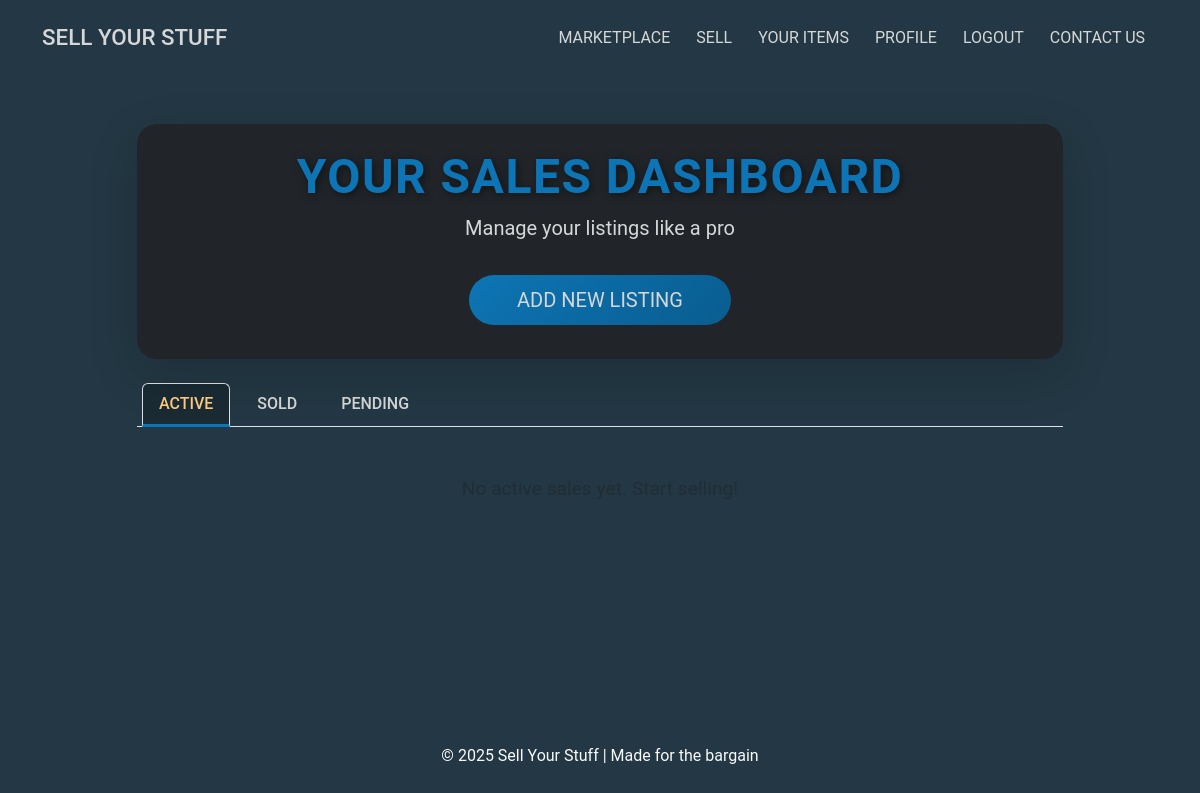
/sales/ (signed in), run on an earlier commit of the app's database.
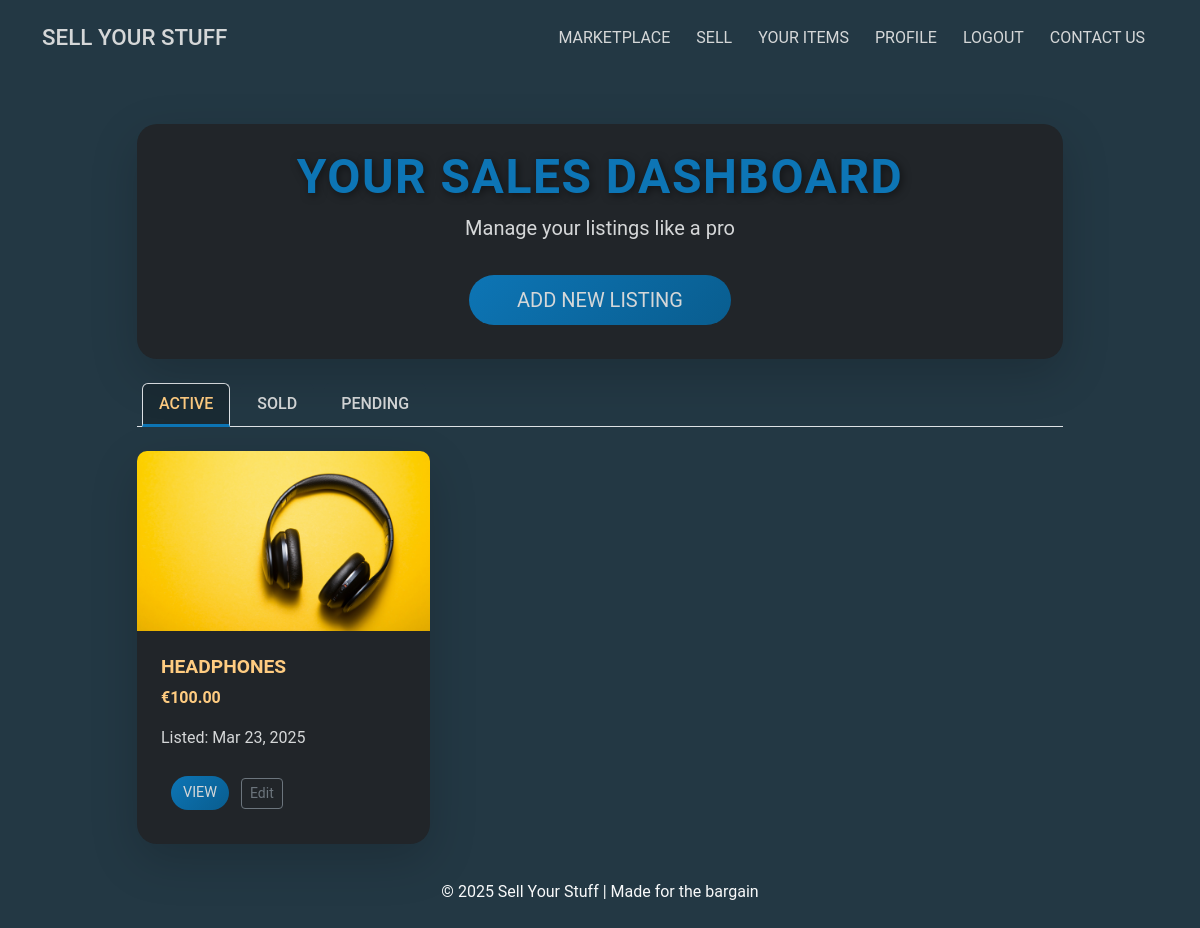
And on a later commit of the database.
### sales/models.py (models this page shows, shortened)
class Sale(models.Model):
    STATUS_CHOICES = [
        ("available", "Available"),
        ("sold", "Sold"),
        ("pending", "Pending"),  # Pending approval by seller
    ]
    user = models.ForeignKey(User, on_delete=models.CASCADE)  # Seller
    title = models.CharField(max_length=200)
    description = models.TextField()
    price = models.DecimalField(max_digits=10, decimal_places=2)
    main_image = models.ImageField(
        upload_to="product_images/", blank=True, null=True
    )  # Main image
    image_1 = models.ImageField(upload_to="product_images/", blank=True, null=True)
    image_2 = models.ImageField(upload_to="product_images/", blank=True, null=True)
    image_3 = models.ImageField(upload_to="product_images/", blank=True, null=True)
    video = models.FileField(
        upload_to="product_videos/", blank=True, null=True
    )  # Video upload field
    status = models.CharField(
        max_length=20,
        choices=[("available", "Available"), ("pending", "Pending"), ("sold", "Sold")],
        default="available",
    )
    created_at = models.DateTimeField(auto_now_add=True)
    updated_at = models.DateTimeField(auto_now=True)  # Updates on save

### sales/views.py (the view)
# urls.py: path("", views.sales_list, name="sales_list"),
@login_required
def sales_list(request):
    active_sales = Sale.objects.filter(user=request.user, status="available").order_by(
        "-created_at"
    )
    sold_purchases = (
        Purchase.objects.filter(sale__user=request.user)
        .select_related("sale")
        .order_by("-purchased_at")
    )
    pending_sales = Sale.objects.filter(user=request.user, status="pending").order_by(
        "-created_at"
    )
    return render(
        request,
        "sales/sales_list.html",
        {
            "active_sales": active_sales,
            "sold_purchases": sold_purchases,
            "pending_sales": pending_sales,
        },
    )

### sell_ur_stuff_site/context_processors.py (called while the page is built)
def unread_notifications(request):
    if request.user.is_authenticated:
        unread_count = Notification.objects.filter(
            user=request.user, is_read=False
        ).count()
    else:
        unread_count = 0
    return {"unread_notifications": unread_count}

### sales/templates/sales/sales_list.html (shortened to what this page needs)
{% extends "base.html" %}
{% load static %}
{% block content %}
<div class="container mt-5">
    <div class="row justify-content-center mb-4 animate__animated animate__fadeIn">
        <div class="col-lg-10">
            <div class="card bg-dark text-light shadow-lg border-0">
                <div class="card-body text-center p-4">
                    <h1 class="display-5 fw-bold text-uppercase sales-dashboard-title">
                        Your Sales Dashboard
                    </h1>
                    <p class="lead lead-secondary">Manage your listings like a pro</p>
                    <a href="{% url 'sale_create' %}" class="btn btn-success btn-lg px-5 mt-3 btn-custom">
                        Add New Listing
                    </a>
                </div>
            </div>
        </div>
    </div>
    <div class="row justify-content-center">
        <div class="col-lg-10">
            <ul class="nav nav-tabs mb-4" id="salesTabs" role="tablist">
                <li class="nav-item" role="presentation">
                    <button class="nav-link active tab-link" id="active-tab" data-bs-toggle="tab" data-bs-target="#active" type="button" role="tab" aria-controls="active" aria-selected="true">
                        Active
                    </button>
                </li>
                <li class="nav-item" role="presentation">
                    <button class="nav-link tab-link" id="sold-tab" data-bs-toggle="tab" data-bs-target="#sold" type="button" role="tab" aria-controls="sold" aria-selected="false">
                        Sold
                    </button>
                </li>
                <li class="nav-item" role="presentation">
                    <button class="nav-link tab-link" id="pending-tab" data-bs-toggle="tab" data-bs-target="#pending" type="button" role="tab" aria-controls="pending" aria-selected="false">
                        Pending
                    </button>
                </li>
            </ul>
            <div class="tab-content" id="salesTabContent">
                <div class="tab-pane fade show active" id="active" role="tabpanel" aria-labelledby="active-tab">
                    <div class="row g-4">
                        {% for sale in active_sales %}
                            <div class="col-md-6 col-lg-4">
                                <div class="card bg-dark text-light shadow-lg border-0 h-100 animate__animated animate__fadeInUp card-animate">
                                    {% if sale.main_image %}
                                        <img src="{{ sale.main_image.url }}" class="card-img-top sale-image" alt="{{ sale.title }}" height="180" width="300">
                                    {% else %}
                                        <img src="https://via.placeholder.com/300" class="card-img-top sale-image" alt="No Image" height="180" width="300">
                                    {% endif %}
                                    <div class="card-body d-flex flex-column p-4">
                                        <h5 class="card-title fw-bold card-title-custom">{{ sale.title|truncatechars:20 }}</h5>
                                        <p class="card-text card-text-hover-color">€{{ sale.price }}</p>
                                        <p class="small_text">Listed: {{ sale.created_at|date:"M d, Y" }}</p>
                                        <div class="mt-auto">
                                            <a href="{% url 'sale_detail' sale.id %}" class="btn btn-primary btn-sm me-2 btn-custom">View</a>
                                            <a href="{% url 'sale_update' sale.id %}" class="btn btn-outline-secondary btn-sm btn-custom-outline">Edit</a>
                                        </div>
                                    </div>
                                </div>
                            </div>
                        {% empty %}
                            <div class="col-12 text-center py-4">
                                <p class="text-muted empty-text">No active sales yet. Start selling!</p>
                            </div>
                        {% endfor %}
                    </div>
                </div>
            </div>
        </div>
    </div>
</div>
{% endblock content %}

### templates/base.html (shortened to what this page needs)
{% load static %}
<!DOCTYPE html>
<html lang="en">
<head>
    <link href="https://cdn.jsdelivr.net/npm/bootstrap@5.3.0/dist/css/bootstrap.min.css" rel="stylesheet">
    <link rel="stylesheet" href="https://cdn.jsdelivr.net/npm/bootstrap-icons@1.10.5/font/bootstrap-icons.css">
    <link rel="stylesheet" href="https://cdnjs.cloudflare.com/ajax/libs/animate.css/4.1.1/animate.min.css"/>
    <link rel="stylesheet" href="{% static 'css/styles.css' %}">
</head>
<body class="d-flex flex-column min-vh-100">
    <nav class="navbar navbar-expand-lg navbar-dark">
        <div class="container">
            <a class="navbar-brand" href="{% url 'home' %}">SELL YOUR STUFF</a>
            <div class="collapse navbar-collapse" id="navbarNav">
                <ul class="navbar-nav ms-auto">
                    <li class="nav-item">
                        <a class="nav-link" href="{% url 'market_list' %}">Marketplace</a>
                    </li>
                    {% if user.is_authenticated %}
                        <li class="nav-item">
                            <a class="nav-link" href="{% url 'sale_create' %}">Sell</a>
                        </li>
                        <li class="nav-item">
                            <a class="nav-link" href="{% url 'sales_list' %}">Your Items</a>
                        </li>
                        <li class="nav-item">
                            <a class="nav-link" href="{% url 'profile' %}">
                                Profile
                            </a>
                        </li>
                        <li class="nav-item">
                            <a class="nav-link" href="{% url 'account_logout' %}">Logout</a>
                        </li>
                    {% endif %}
                    <li class="nav-item">
                            <a class="nav-link" href="{% url 'contact' %}">Contact Us</a>
                        </li>
                </ul>
            </div>
        </div>
    </nav>
    <main class="main-content flex-grow-1">
            {% block content %}{% endblock content %}
    </main>
    <footer class="text-center py-3 text-light">
        <p>© 2025 Sell Your Stuff | Made for the bargain</p>
    </footer>
</body>
</html>

### static/css/styles.css (style rules this page uses)
:root { --main-bg-color: #233844; --main-bg-shadow: #233844b7; --secondary-bg-color: #3e4f5e5c; --main-font-color: #0d75b5; --secondary-font-color: #d5d7d8; --hover-color: #ffcc81; --shadow-color: rgba(0, 0, 0, 0.5); --dark-bg-color: #1a2b34; --border-radius-standard: 10px; --border-radius-rounded: 25px; --transition-standard: all 0.3s ease; }
* { margin: 0; padding: 0; box-sizing: border-box; }
body { font-family: 'Roboto', sans-serif; background-color: var(--main-bg-color); color: var(--secondary-font-color); }
.main-content { height: auto; flex: 1 0 auto; }
h1, h2, h5 { text-transform: uppercase; }
a { text-decoration: none; color: inherit; }
.display-5 { font-weight: 700; letter-spacing: 1.5px; }
.lead { font-weight: 400; }
.navbar { display: flex; justify-content: space-between; align-items: center; padding: 1rem; text-transform: uppercase; color: var(--secondary-font-color); }
.navbar-brand { color: var(--secondary-font-color); font-size: 1.4rem; font-weight: 500; }
.nav-link { color: var(--secondary-font-color); margin: 0 5px; transition: color 0.3s ease; }
.btn-custom { background: linear-gradient(135deg, var(--main-font-color), #095d8f); color: var(--secondary-font-color); border: none; padding: 10px 20px; border-radius: 25px; margin: 10px; text-transform: uppercase; transition: var(--transition-standard); }
.btn-custom.btn-sm { padding: 6px 12px; font-size: 0.9rem; }
.card { border: 1px solid #333; color: var(--secondary-font-color); border-radius: 20px; }
.card-animate { transition: transform 0.3s ease; }
.card-title-custom, .card-title-secondary { color: var(--secondary-font-color); font-size: 1.2rem; }
.card-text-hover-color { color: var(--hover-color); font-weight: 600; }
.profile-header, .card-title-hover-color, .sold-items-title, .card-title { color: var(--hover-color); }
.sales-dashboard-title { color: var(--main-font-color); text-shadow: 2px 2px 8px var(--shadow-color); transition: color 0.3s ease; }
.lead-secondary { color: var(--secondary-font-color); }
.tab-link { background-color: var(--main-bg-color); color: var(--secondary-font-color); border: none; font-weight: 500; text-transform: uppercase; transition: color 0.3s ease, background-color 0.3s ease; }
.nav-tabs .nav-link.active { background-color: #1a2b34; color: var(--hover-color); border-bottom: 3px solid var(--main-font-color); }
.sale-image { object-fit: cover; height: 180px; width: 100%; border-top-left-radius: 10px; border-top-right-radius: 10px; }
.small_text { color: var(--secondary-font-color); }
footer { margin-top: auto; }
footer p { margin-top: 20px; }

What changed in the data, as far as the page shows it:
added Sale: main_image (picture), title "HEADPHONES", price "100.00", created_at "Mar 23, 2025"
